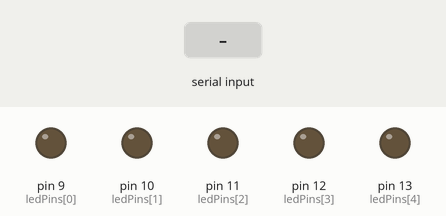
Recording of a sketch running on a simulated Arduino Uno, built with avr-gcc and run on an emulated ATmega328P. Shown: output pins drawn as LEDs (lit = HIGH). The inputs (shaded band) are chosen by the test bench.

Above: at 1.2 s.
1.3 s: "90,45\n" received over Serial
At 2.1 s:
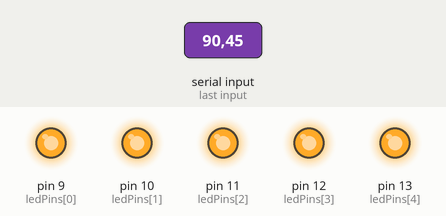
Timing chart, 0 to 4.3 s (numbered marks = the images above; inputs shaded):
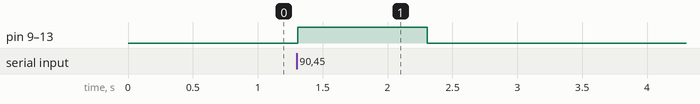

The sketch:

MultipleLED.ino
```cpp
const int ledPins[] = {9, 10, 11, 12, 13};  // LED pins
const int numLeds = 5;  // Total number of LEDs

void setup() {
  Serial.begin(9600);

  // Set all LED pins as outputs
  for (int i = 0; i < numLeds; i++) {
    pinMode(ledPins[i], OUTPUT);
  }
}

void loop() {
  if (Serial.available() > 0) {
    int receivedNumber = Serial.parseInt();

    // Turn off all LEDs first
    for (int i = 0; i < numLeds; i++) {
      digitalWrite(ledPins[i], LOW);
    }

    // Light up LEDs based on received number
    for (int i = 0; i < receivedNumber && i < numLeds; i++) {
      digitalWrite(ledPins[i], HIGH);
    }
  }
}
```

Measured:
- after the input at 1.3 s, pin 9 (ledPins[0]), pin 10 (ledPins[1]), pin 11 (ledPins[2]), pin 12 (ledPins[3]), pin 13 (ledPins[4]): LOW → HIGH at once, → LOW 1.0 s later
